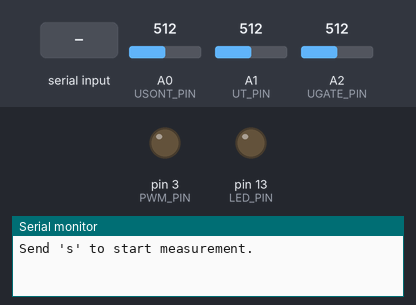
Bench run of a sketch on a simulated Arduino Nano, built with avr-gcc and run on an emulated ATmega328P. Parts: output pins drawn as LEDs (lit = HIGH), the last lines printed to the serial monitor. Dashed ring = blinking. Inputs (shaded band) come from the test bench; at power-on: A0 (USONT_PIN) = 512, A1 (UT_PIN) = 512, A2 (UGATE_PIN) = 512.

Above: at 2.7 s.
2.8 s: "s" received over Serial
At 3.81 s:
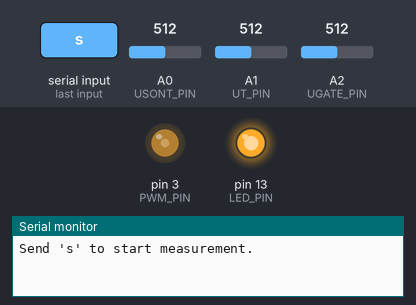
5.8 s: A0 (USONT_PIN) set to 501
At 6.0 s:
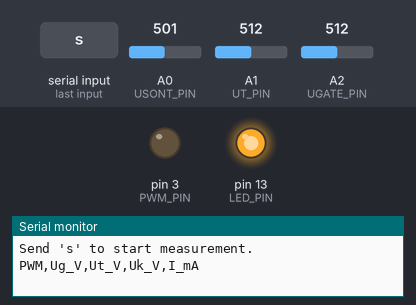
8.8 s: A1 (UT_PIN) set to 991
11.8 s: A1 (UT_PIN) set to 1013
At 12.5 s:
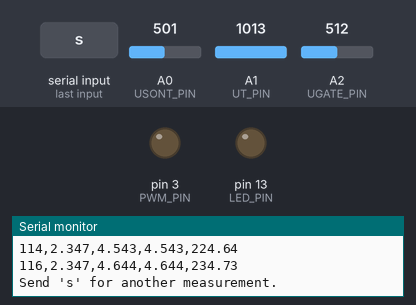
13.6 s: "S" received over Serial
At 14.66 s:
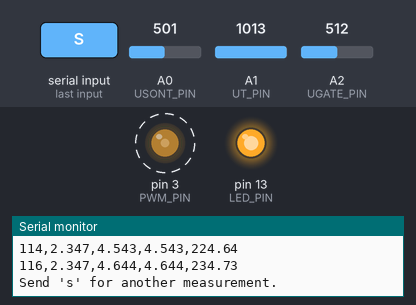
Timing chart, 0 to 17.0 s (numbered marks = the images above; inputs shaded):
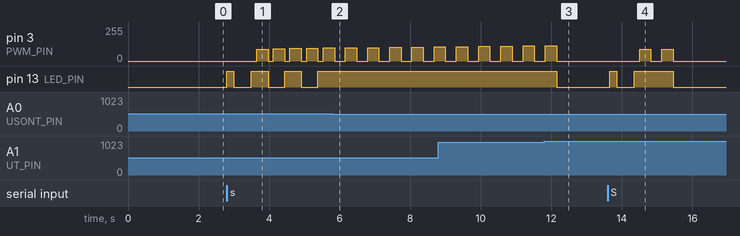

Measured:
- the behaviour switches between 510 and 509 on A0 (USONT_PIN) (found by bisection; images 1 and 2)
- the behaviour switches between 1002 and 1003 on A1 (UT_PIN) (found by bisection; images 2 and 3)
- after the input at 2.8 s, pin 3 (PWM_PIN): ramps from 0/255 to 98/255 and jumps back, once every 0.47 s; pin 13 (LED_PIN): LOW → HIGH at once, then repeats every 0.97 s: LOW 0.50 s, HIGH 0.47 s
- after the input at 5.8 s, pin 13 (LED_PIN): stops changing and stays HIGH
- after the input at 11.8 s, pin 3 (PWM_PIN): goes on until 12.1 s, then stays 0/255; pin 13 (LED_PIN): HIGH → LOW after 0.35 s
- after the input at 13.6 s, pin 3 (PWM_PIN): alternates 90/255 for 0.32 s and 0/255 for 0.31 s, 4 changes in all, then stays 0/255, starting after 0.90 s; pin 13 (LED_PIN): LOW → HIGH after 0.05 s, → LOW 0.20 s later, → HIGH 0.50 s later, → LOW 1.1 s later

The sketch:

BELSO_ELLENALLAS_NANO_2026.ino
```cpp
/*
  Arduino Nano – automatikus impulzusos terhelésmeres
  Kimenet: PWM,Ug_V,Ut_V,Uk_V,I_mA  (CSV, vesszo, tizedespont)
  LED: villog kereses alatt, vilagit meres alatt, kialszik a vegen.
  Inditas: 's' karakter (sortoreseket figyelmen kivul hagyja).
*/

// ======================== Labkiosztas (Nano) ========================
const byte PWM_PIN   = 3;
const byte USONT_PIN = A0;
const byte UT_PIN    = A1;
const byte UGATE_PIN = A2;

const byte LED_PIN = LED_BUILTIN;

// ======================== ADC referencia ========================
const float ADC_REFERENCIA_V = 4.69;// kb. 5 V -> megmérendő, ha fontos

// ======================== Meresi parameterek ========================
const float SONT_OHM      = 10.0;
const float MIN_ARAM_mA   = 1.0;
const float MAX_ARAM_mA   = 230.0;
const uint8_t KERESES_LEPES = 2;
const uint8_t MINTAK_SZAMA = 16;

const unsigned long KERESES_IMPULZUS_MS = 300;
const unsigned long KERESES_SZUNET_MS   = 150;
const unsigned long PIHENO_MS           = 300;
const unsigned long MERESI_IMPULZUS_MS  = 300;

// ======================== Struktura ========================
struct Meres {
  float uk_V;
  float usont_V;
  float ug_V;
  float aram_mA;
};

// ======================== Fuggvenyek ========================

float feszultsegMerese(byte pin) {
  unsigned long osszeg = 0;
  analogRead(pin);
  delayMicroseconds(200);
  for (byte i = 0; i < MINTAK_SZAMA; i++) {
    osszeg += analogRead(pin);
    delayMicroseconds(300);
  }
  float atlag = osszeg / (float)MINTAK_SZAMA;
  return atlag * ADC_REFERENCIA_V / 1023.0;
}

void terhelesKikapcsolasa() {
  analogWrite(PWM_PIN, 0);
}

Meres meres() {
  Meres adat;
  adat.uk_V    = feszultsegMerese(UT_PIN);
  adat.usont_V = feszultsegMerese(USONT_PIN);
  adat.ug_V    = feszultsegMerese(UGATE_PIN);

  float usont_es = adat.uk_V - adat.usont_V;
  adat.aram_mA = usont_es * 1000.0 / SONT_OHM;
  if (adat.aram_mA < 0.0) adat.aram_mA = 0.0;
  return adat;
}

int kezdoPwmKeresese() {
  bool ledState = false;
  int startPwm = 90;

  for (int pwm = startPwm; pwm <= 255; pwm += KERESES_LEPES) {
    ledState = !ledState;
    digitalWrite(LED_PIN, ledState ? HIGH : LOW);

    terhelesKikapcsolasa();
    delay(KERESES_SZUNET_MS);

    analogWrite(PWM_PIN, pwm);
    delay(KERESES_IMPULZUS_MS);

    Meres adat = meres();
    terhelesKikapcsolasa();

    if (adat.aram_mA >= MIN_ARAM_mA) {
  // Eredeti: int kezdo = pwm - KERESES_LEPES;
  int kezdo = pwm;   // közvetlenül a talált PWM-ről indul
  if (kezdo < startPwm) kezdo = startPwm;
  digitalWrite(LED_PIN, HIGH);
  return kezdo;
}
  }

  digitalWrite(LED_PIN, LOW);
  return -1;
}

void adatKiirasa(int pwm, float ug_V, float ut_V, float uk_V, float aram_mA) {
  Serial.print(pwm);
  Serial.print(',');
  Serial.print(ug_V, 3);
  Serial.print(',');
  Serial.print(ut_V, 3);
  Serial.print(',');
  Serial.print(uk_V, 3);
  Serial.print(',');
  Serial.println(aram_mA, 2);
}

void automatikusMeres() {
  terhelesKikapcsolasa();
  delay(300);

  int kezdoPwm = kezdoPwmKeresese();

  Serial.println("PWM,Ug_V,Ut_V,Uk_V,I_mA");

  if (kezdoPwm < 0) {
    digitalWrite(LED_PIN, LOW);
    return;
  }

  int step = 2;
  int stepCount = 0;
  int pwm = kezdoPwm;

  while (pwm <= 255) {
    terhelesKikapcsolasa();
    delay(PIHENO_MS);

    float ut_V = feszultsegMerese(UT_PIN);

    analogWrite(PWM_PIN, pwm);
    delay(MERESI_IMPULZUS_MS);

    Meres terhelt = meres();
    terhelesKikapcsolasa();

    if (terhelt.aram_mA >= MAX_ARAM_mA) {
      adatKiirasa(pwm, terhelt.ug_V, ut_V, terhelt.uk_V, terhelt.aram_mA);
      break;
    }

    adatKiirasa(pwm, terhelt.ug_V, ut_V, terhelt.uk_V, terhelt.aram_mA);

    stepCount++;
    if (stepCount >= 10) {
      step = 1;
    }

    pwm += step;
  }

  terhelesKikapcsolasa();
  digitalWrite(LED_PIN, LOW);
}

// ======================== Setup & Loop ========================

void setup() {
  Serial.begin(115200);
  delay(1500);

  pinMode(LED_PIN, OUTPUT);
  digitalWrite(LED_PIN, LOW);

  pinMode(PWM_PIN, OUTPUT);

  terhelesKikapcsolasa();

  Serial.println("Send 's' to start measurement.");
}

void loop() {
  // Minden bejovo karaktert feldolgozunk, a sortoreseket figyelmen kivul hagyjuk
  while (Serial.available() > 0) {
    char c = Serial.read();
    if (c == 's' || c == 'S') {
      digitalWrite(LED_PIN, HIGH);
      delay(200);
      digitalWrite(LED_PIN, LOW);
      delay(200);

      automatikusMeres();

      Serial.println("Send 's' for another measurement.");
    }
    // Minden mas karaktert eldobunk (space, newline, stb.)
  }

  digitalWrite(LED_PIN, LOW);
  delay(100);
}
```
